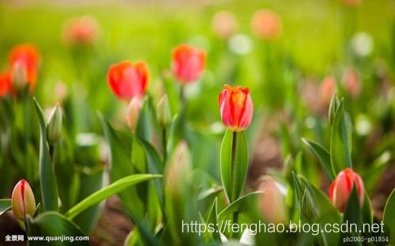
//> input picture ImageAnalysis/ImageAnalysis/flower.jpg, 395 x 246 px, given in place of 平时学习.jpeg, which was not available
$ ./main   (built with g++ and OpenCV 4)
//> lines starting //> are read from the running program, lines starting //| are printed output that depends on the picture; pictures that were not available may be replaced by others from this repository, and a replacement may not be noted
### FiltersAndConvolution/FiltersAndConvolution/ConnectedComponent.hpp
//
//  ConnectedComponent.hpp
//  FiltersAndConvolution
//
//  Created by Sid Zhang on 2022/9/17.
//

#ifndef ConnectedComponent_hpp
#define ConnectedComponent_hpp

#include <stdio.h>
#include <opencv2/core.hpp>

using namespace std;

class ConnectedComponent {
public:
    ConnectedComponent(cv::Mat& image);
    cv::Mat getLargestComponentImage();
private:
    cv::Mat image; // gray image
    bool processed;
    vector<cv::Point> largestConnectedComponent;
private:
    void beginIterate();
    vector<cv::Point> findConnectedPoints(cv::Point pt);
    int64 fromPoint(cv::Point &pt);
    void setPointsValue(vector<cv::Point>& points,  uint8_t value);
};
#endif /* ConnectedComponent_hpp */

### FiltersAndConvolution/FiltersAndConvolution/main.cpp
//
//  main.cpp
//  FiltersAndConvolution
//
//  Created by Sid Zhang on 2022/9/13.
//

#include <iostream>
#include <opencv2/core.hpp>
#include <opencv2/imgproc.hpp>
#include <opencv2/highgui.hpp>
#include "ConnectedComponent.hpp"

using namespace std;
string exerWindow = "exerWindow";

void sum_rgb(const cv::Mat& src, cv::Mat& dst);
void threshold();
void smoothing();
void morphology();
void exer();

int main(int argc, const char * argv[]) {
    threshold();
//> in threshold, src is the input picture: 246 rows x 395 cols, CV_8UC3; mean B, G, R 40.2, 133.7, 130.6
    smoothing();
    morphology();
    exer();
    // Idle until the user hits any key.
    //
    return 0;
}

void sum_rgb( const cv::Mat& src, cv::Mat& dst ) {
    // Split image onto the color planes.
    //
    vector< cv::Mat> planes;
    cv::split(src, planes);
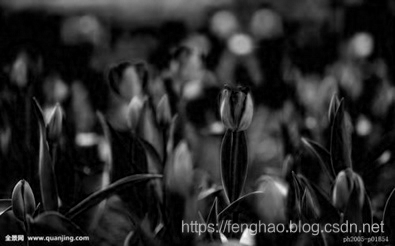
//> planes[0]: 246 rows x 395 cols, CV_8UC1; min 0, max 251, mean 40.2
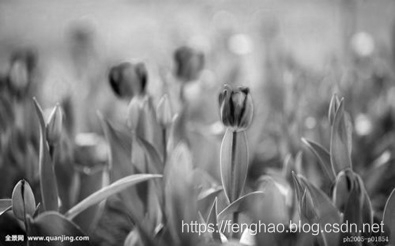
//> planes[1]: 246 rows x 395 cols, CV_8UC1; min 0, max 255, mean 133.7
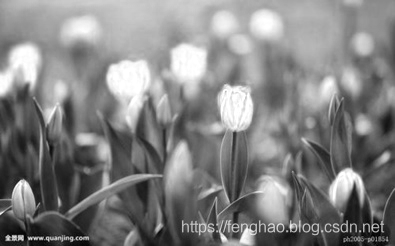
//> planes[2]: 246 rows x 395 cols, CV_8UC1; min 0, max 255, mean 130.6
    cv::Mat b = planes[0], g = planes[1], r = planes[2], s;
    // Add equally weighted rgb values.
    //
    cv::addWeighted( r, 1./3., g, 1./3., 0.0, s );
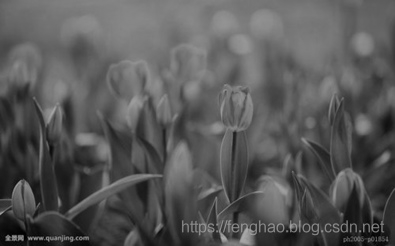
//> s: 246 rows x 395 cols, CV_8UC1; min 1, max 170, mean 88.1
    cv::addWeighted( s, 1., b, 1./3., 0.0, s );
// [14 lines of commented-out code are left out]
    cv::threshold( s, dst, 150, 150, cv::THRESH_TRUNC );
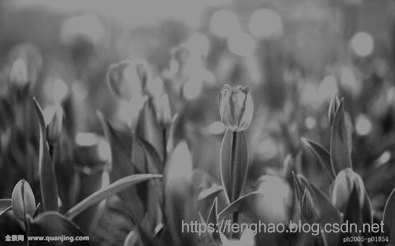
//> dst: 246 rows x 395 cols, CV_8UC1; min 1, max 150, mean 99.2
}

void threshold() {
    // Load the image from the given file name.
    //
    string fileName = "/Users/zsg/Desktop/平时学习.jpeg";
    cv::Mat src = cv::imread(fileName), dst;
    if( src.empty() ) {
        cout << "can not load " << fileName << endl;
    }
    sum_rgb( src, dst);
    // Create a named window with the name of the file and
    // show the image in the window
    //
//    cv::imshow(fileName, dst );
//    cv::waitKey(0);
}

void  smoothing() {
    // boxfilter
    // medianblur
    // Gaussianblur
    // bilateralFilter
    //

    // Derivatives and gradients
    // sobel use scharr for more accurate results
    // Laplacian

}

void morphology() {
    // erode
    // dilate
    // morphologyEx: open, close, etc.
    // getStructuringElement
    // filter2D
    // sepFilter2D
    // getDerivKernels
    // getGaussianKernels

    cv::Mat kx, ky;
    cv::getDerivKernels(kx, ky, 0, 1, cv::FILTER_SCHARR);
    cout<< kx << endl << ky << endl;
}

// [201 lines left out: functions exer1, exer2, exer4, exer5, exer6, exer7 and 4 more, not called in this run]

void exer13() {
    string fileName = "/Users/zsg/Desktop/平时学习.jpeg";
    cv::Mat colorImg = cv::imread(fileName);

    cv::Mat thresholdImg;
    // [8 lines of commented-out code are left out]
    cv::Mat grayImg;
    cv::cvtColor(colorImg, grayImg, cv::COLOR_BGR2GRAY);
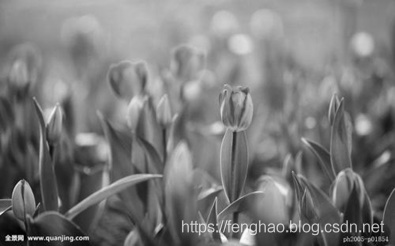
//> grayImg: 246 rows x 395 cols, CV_8UC1; min 1, max 253, mean 122.1
//    cv::adaptiveThreshold(grayImg, thresholdImg, 255, cv::ADAPTIVE_THRESH_GAUSSIAN_C, cv::THRESH_BINARY, 3, 5);
//    cv::adaptiveThreshold(grayImg, thresholdImg, 255, cv::ADAPTIVE_THRESH_GAUSSIAN_C, cv::THRESH_BINARY_INV, 3, 5);
    cv::adaptiveThreshold(grayImg, thresholdImg, 255, cv::ADAPTIVE_THRESH_GAUSSIAN_C, cv::THRESH_BINARY, 3, 0);
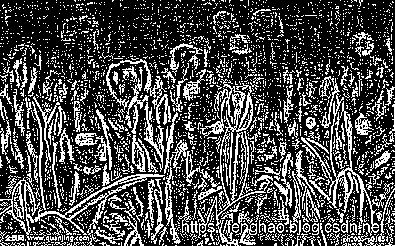
//> thresholdImg: 246 rows x 395 cols, CV_8UC1; 29.3% white in thin lines or dots
//    cv::adaptiveThreshold(grayImg, thresholdImg, 255, cv::ADAPTIVE_THRESH_GAUSSIAN_C, cv::THRESH_BINARY, 3, -5);

    cv::imshow(exerWindow, thresholdImg);
}

void exer() {
// [10 lines of commented-out code are left out]
    exer13();


    cv::waitKey(0);
    cv::destroyWindow(exerWindow);
}
